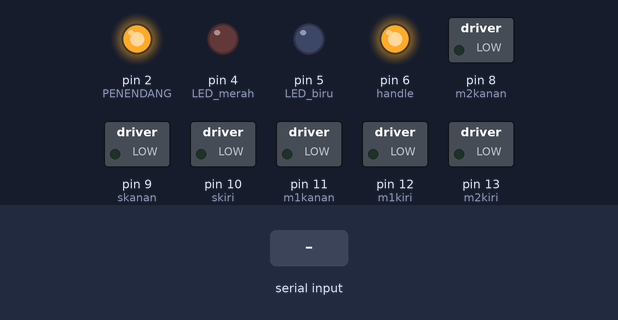
This sketch was run on a simulated Arduino Uno, built with avr-gcc and run on an emulated ATmega328P. Shown: switched loads named in the sketch (green lamp = pin HIGH), output pins drawn as LEDs (lit = HIGH). Dashed ring = blinking. The test bench sets the inputs (shaded band).

Above: at 1.2 s.
1.3 s: "A" received over the second serial link
At 1.53 s:
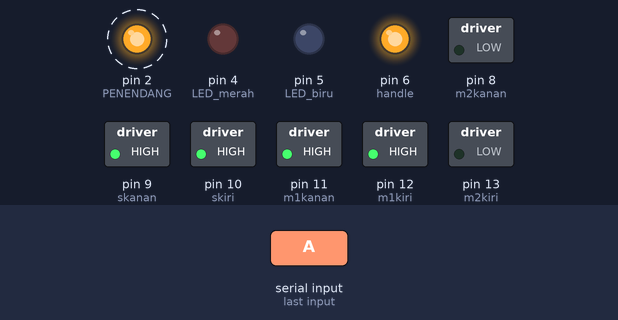
4.3 s: "0" received over the second serial link
At 5.3 s:
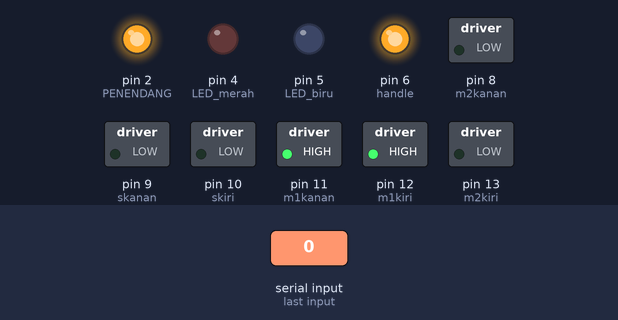
5.8 s: "1" received over the second serial link
At 6.6 s:
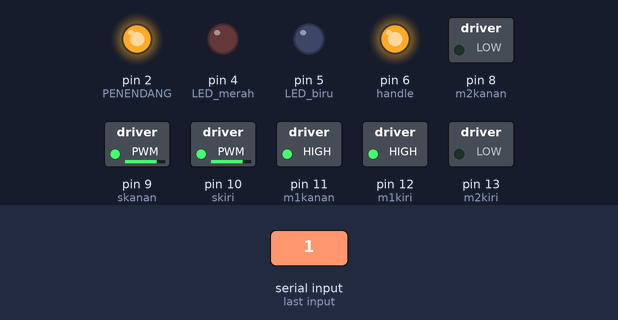
7.3 s: "3" received over the second serial link
At 7.7 s:
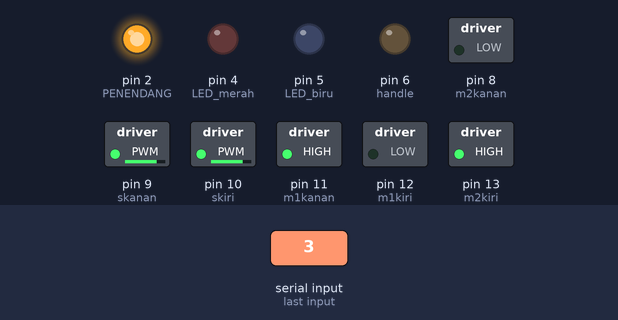
8.8 s: "4" received over the second serial link
At 10.0 s:
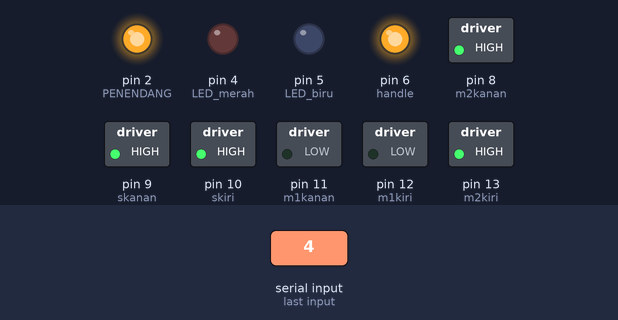
10.3 s: "5" received over the second serial link
At 11.2 s:
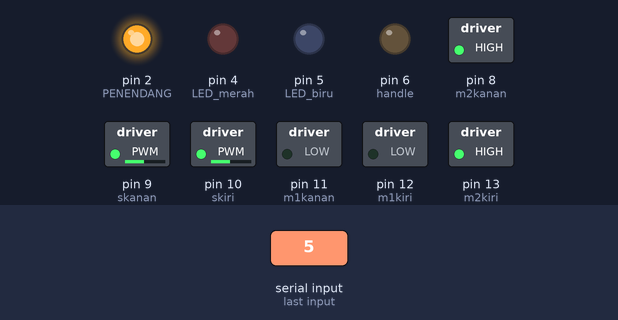
Timing chart, 0 to 12.8 s (numbered marks = the images above; inputs shaded):
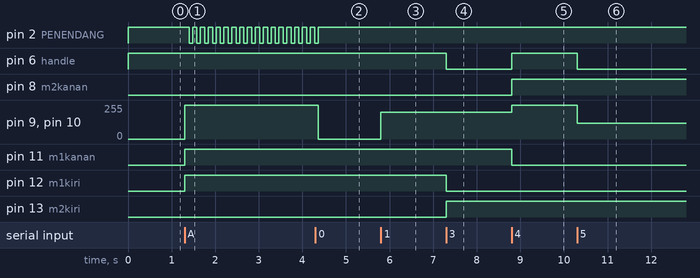

Measured:
- after the input at 1.3 s, pin 2 (PENENDANG): alternates HIGH for 0.10 s and LOW for 0.08 s, starting after 0.10 s; pin 9 (skanan), pin 10 (skiri): 0/255 → 255/255 at once; pin 11 (m1kanan), pin 12 (m1kiri): LOW → HIGH at once
- after the input at 4.3 s, pin 2 (PENENDANG): goes on until 4.4 s, then stays HIGH; pin 9 (skanan), pin 10 (skiri): 255/255 → 0/255 after 0.06 s
- after the input at 5.8 s, pin 9 (skanan), pin 10 (skiri): 0/255 → 200/255 at once
- after the input at 7.3 s, pin 6 (handle), pin 12 (m1kiri): HIGH → LOW at once; pin 13 (m2kiri): LOW → HIGH at once
- after the input at 8.8 s, pin 6 (handle), pin 8 (m2kanan): LOW → HIGH at once; pin 9 (skanan), pin 10 (skiri): 200/255 → 255/255 at once; pin 11 (m1kanan): HIGH → LOW at once
- after the input at 10.3 s, pin 6 (handle): HIGH → LOW at once; pin 9 (skanan), pin 10 (skiri): 255/255 → 120/255 at once

The sketch:

robot_baru_tim_1_2_.ino
```cpp
#include <SoftwareSerial.h>// import the serial library
SoftwareSerial bluetooth(0, 1); // RXD, TXD
int BluetoothData; // the data given from Computer
//RODA
int m2kiri = 13;
int m1kiri = 12;
int skiri = 10;

int m1kanan = 11;
int m2kanan = 8 ;
int skanan = 9;

//HANDLING
int handle =6;
void setup()
{
  pinMode(m1kiri, OUTPUT); //RODA kiri
  pinMode(m2kiri, OUTPUT); //RODA kiri
  pinMode(skiri, OUTPUT); //KECEPATAN RODA kiri
  pinMode(m1kanan, OUTPUT); //RODA kanan
  pinMode(m2kanan, OUTPUT); //RODA kanan
  pinMode(skanan, OUTPUT); //KECEPATAN RODA kanan
  pinMode( 4, OUTPUT); //LED merah
  pinMode( 5, OUTPUT); //LED biru
  pinMode( 2, OUTPUT); //PENENDANG
  pinMode (handle, OUTPUT); //HANDLING
  digitalWrite(2, HIGH);
digitalWrite (handle, HIGH);


  bluetooth.begin(9600);
  bluetooth.println("Bluetooth READY!");
}
void loop()
{
  if (bluetooth.available())

    BluetoothData = bluetooth.read();{
    }
                    if (BluetoothData == '0')
    {
      digitalWrite(m1kiri, HIGH);
      digitalWrite(m2kiri, LOW);
      analogWrite(skiri, 0);

      digitalWrite(m1kanan, HIGH);
      digitalWrite(m2kanan, LOW);
      analogWrite(skanan, 0);

      digitalWrite(handle, HIGH);
    }
  if (BluetoothData == '1') //maju
  {
    digitalWrite(m1kiri, HIGH);
    digitalWrite(m2kiri, LOW);
    analogWrite(skiri, 200);

    digitalWrite(m1kanan, HIGH);
    digitalWrite(m2kanan, LOW);
    analogWrite(skanan, 200);

    digitalWrite(handle, HIGH);
  }

  if (BluetoothData == '2')//maju sprint
  {
    digitalWrite(m1kiri, HIGH);
    digitalWrite(m2kiri, LOW);
    analogWrite(skiri, 255);

    digitalWrite(m1kanan, HIGH);
    digitalWrite(m2kanan, LOW);
    analogWrite(skanan, 255);

    digitalWrite(handle, HIGH);
  }
  if (BluetoothData == '3') //kiri
  {
    digitalWrite(m1kiri, LOW);
    digitalWrite(m2kiri, HIGH);
    analogWrite(skiri, 200);

    digitalWrite(m1kanan, HIGH);
    digitalWrite(m2kanan, LOW);
    analogWrite(skanan, 200);

    digitalWrite(handle, LOW);
  }
  if (BluetoothData == '4') // mundur tanpa handle
  {
    digitalWrite(m1kiri, LOW);
    digitalWrite(m2kiri, HIGH);
    analogWrite(skiri, 255);

    digitalWrite(m1kanan, LOW);
    digitalWrite(m2kanan, HIGH);
    analogWrite(skanan, 255);

    digitalWrite(handle, HIGH);

  }
  if (BluetoothData == '5') // mundur
  {
    digitalWrite(m1kiri, LOW);
    digitalWrite(m2kiri, HIGH);
    analogWrite(skiri, 120);

    digitalWrite(m1kanan, LOW);
    digitalWrite(m2kanan, HIGH);
    analogWrite(skanan, 120);

    digitalWrite(handle, LOW);
  }

  if (BluetoothData == '7') //kanan
  {
    digitalWrite(m1kiri, HIGH);
    digitalWrite(m2kiri, LOW);
    analogWrite(skiri, 200);

    digitalWrite(m1kanan, LOW);
    digitalWrite(m2kanan, HIGH);
    analogWrite(skanan, 200);

    digitalWrite(handle, LOW);
  }
  if (BluetoothData == '8') //maju lambat
  {
    digitalWrite(m1kiri, HIGH);
    digitalWrite(m2kiri, LOW);
    analogWrite(skiri, 125);

    digitalWrite(m1kanan, HIGH);
    digitalWrite(m2kanan, LOW);
    analogWrite(skanan, 125);

    digitalWrite(handle, HIGH);
  }

  if (BluetoothData == 'A') //maju tendang
  {
    digitalWrite(m1kiri, HIGH);
    digitalWrite(m2kiri, LOW);
    analogWrite(skiri, 255);

    digitalWrite(m1kanan, HIGH);
    digitalWrite(m2kanan, LOW);
    analogWrite(skanan, 255);

    digitalWrite(handle, HIGH);
    delay (100);
    digitalWrite (2, LOW);
    delay (80);
    digitalWrite (2, HIGH);
  }
  if (BluetoothData == 'B') //tendang
  {
    digitalWrite (2, LOW);
    delay (80);
    digitalWrite (2, HIGH);

  }

  if (BluetoothData == 'X') //rebut bola
  { digitalWrite(m1kiri, HIGH);
    digitalWrite(m2kiri, LOW);
    analogWrite(skiri, 255);

    digitalWrite(m1kanan, HIGH);
    digitalWrite(m2kanan, LOW);
    analogWrite(skanan, 255);

    digitalWrite(handle, LOW);
  }
  if (BluetoothData == 'Z') //led merah
  {
    digitalWrite(4, HIGH);
    digitalWrite(5, LOW);
  }
  if (BluetoothData == 'C') //led biru
  {
    digitalWrite(4, LOW);
    digitalWrite(5, HIGH);
  }
  if (BluetoothData == 'Y') //diam handle menyala
  {
    digitalWrite(m1kiri, HIGH);
    digitalWrite(m2kiri, LOW);
    analogWrite(skiri, 0);

    digitalWrite(m1kanan, HIGH);
    digitalWrite(m2kanan, LOW);
    analogWrite(skanan, 0);

    digitalWrite(handle, LOW);

  }
}
```
